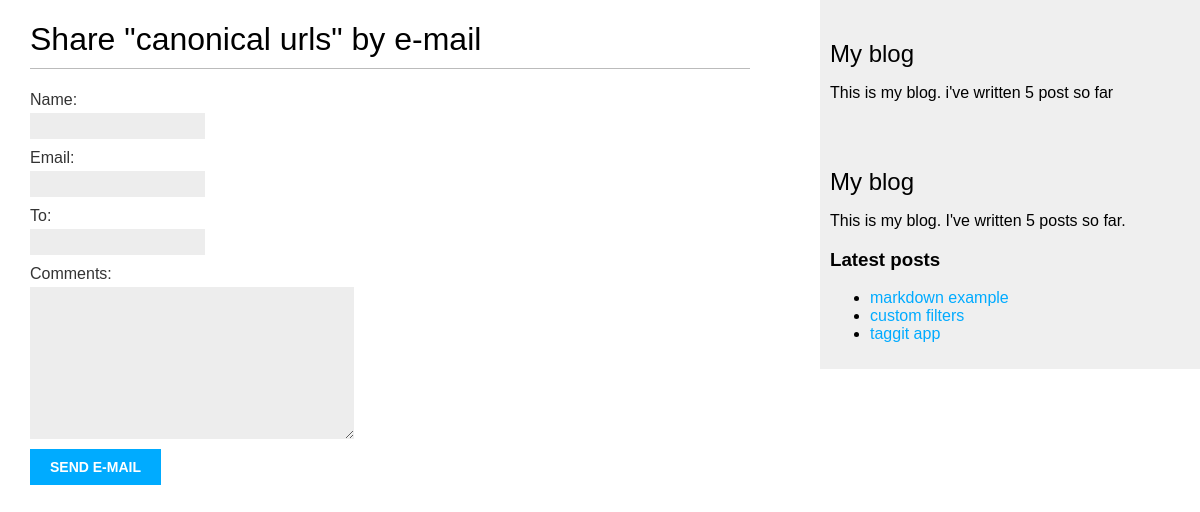
/blog/2/share/, run on the app's committed database.
### blog/models.py (models this page shows)
class Post(models.Model):
    STATUS_CHOICES = (
        ('draft','Draft')
        ,('published','published')
    )
    title = models.CharField(max_length=250)
    slug = models.SlugField(max_length=250,unique_for_date='publish')
    author = models.ForeignKey(User, on_delete=models.CASCADE, related_name='blog_posts')
    thumbnail = models.ImageField(null=True, blank=True,upload_to="images",default="placeholder" )
    body = models.TextField()
    publish = models.DateTimeField(default=timezone.now)
    created = models.DateTimeField(auto_now_add=True)
    updated = models.DateTimeField(auto_now=True)
    status = models.CharField(max_length=10,
    choices=STATUS_CHOICES,
default='draft')
    def get_absolute_url(self):
        return reverse('blog:post_detail',
                args=[self.publish.year,
                    self.publish.month,
                    self.publish.day, self.slug])
    tags = TaggableManager()

### blog/views.py (the view)
# urls.py: path('<int:post_id>/share/',views.post_share, name='post_share'),
def post_share(request, post_id):
    post = get_object_or_404(Post, id=post_id, status='published')
    sent = False
    if request.method == 'POST':
        form = EmailPostForm(request.POST)
        if form.is_valid():
            cd = form.cleaned_data
        post_url = request.build_absolute_uri(
    post.get_absolute_url())
        subject = f"{cd['name']} recommends you read " \
    f"{post.title}"
        message = f"Read {post.title} at {post_url}\n\n" \
    f"{cd['name']}\'s comments: {cd['comments']}"
        send_mail(subject, message, 'admin@myblog.com',
    [cd['to']])
        sent = True
    else:
        form = EmailPostForm()
    return render(request, 'post/share.html', {'post': post,
'form': form,'sent': sent})

### blog/forms.py
class EmailPostForm(forms.Form):
    name = forms.CharField(max_length=25)
    email = forms.EmailField()
    to = forms.EmailField()
    comments = forms.CharField(required=False,
widget=forms.Textarea)

### blog/templatetags/blog_tags.py (called while the page is built)
@register.simple_tag
def total_posts():
    return Post.objects.count()

@register.inclusion_tag('post/latest_posts.html')
def show_latest_posts(count=5):
    latest_posts = Post.objects.order_by('-publish')[:count]
    return {'latest_posts': latest_posts}

### blog/templates/post/share.html (shortened to what this page needs)
{% extends "blog/base.html" %}
{% block content %}
{% if sent %}
<h1>E-mail successfully sent</h1>
<p>
"{{ post.title }}" was successfully sent to {{ form.cleaned_
data.to }}.
</p>
{% else %}
<h1>Share "{{ post.title }}" by e-mail</h1>
<form method="post">
{{ form.as_p }}
<input type="submit" value="Send e-mail">
</form>
{% endif %}
{% endblock %}

### blog/templates/post/latest_posts.html
<ul>
    {% for post in latest_posts %}
    <li>
    <a href="{{ post.get_absolute_url }}">{{ post.title }}</a>
    </li>
    {% endfor %}
    </ul>

### blog/static/css/blog.css (style rules this page uses)
body { margin:0; padding:0; font-family:helvetica, sans-serif; }
a { color:#00abff; text-decoration:none; }
h1 { font-weight:normal; border-bottom:1px solid #bbb; padding:0 0 10px 0; }
label { float:left; clear:both; color:#333; margin-bottom:4px; }
input, textarea { clear:both; float:left; margin:0 0 10px; background:#ededed; border:0; padding:6px 10px; font-size:12px; }
input[type=submit] { font-weight:bold; background:#00abff; color:#fff; padding:10px 20px; font-size:14px; text-transform:uppercase; }

### data on the page
Post: title "canonical urls"
Post: title "markdown example"
Post: title "custom filters"
Post: title "taggit app"
